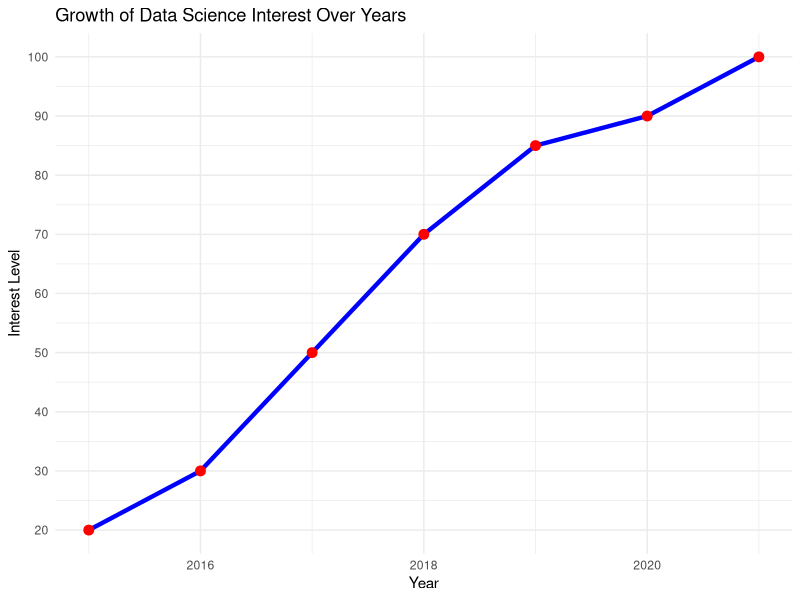
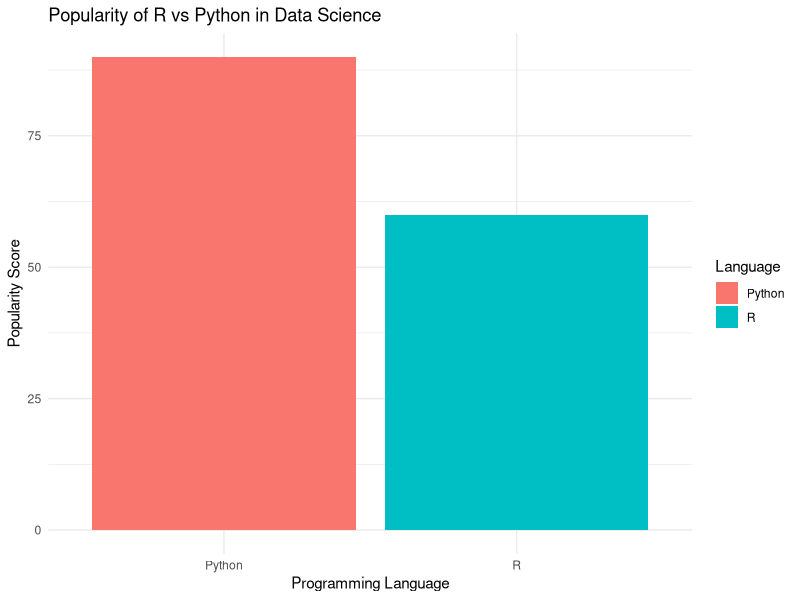

Write the R code that produced these figures, in order.
## ---- chunk 1
library(ggplot2)

# Create a data frame with hypothetical data
data <- data.frame(
  Year = 2015:2021,  # Adjusted to match the length of Interest
  Interest = c(20, 30, 50, 70, 85, 90, 100)  # Hypothetical interest levels
)

# Create the line chart
ggplot(data, aes(x = Year, y = Interest)) +
  geom_line(color = "blue", size = 1.5) +
  geom_point(color = "red", size = 3) +
  labs(title = "Growth of Data Science Interest Over Years",
       x = "Year",
       y = "Interest Level") +
  theme_minimal() +
  scale_y_continuous(breaks = seq(0, 100, 10))
## ---- chunk 2
library(ggplot2)

# Create a data frame with hypothetical data
data <- data.frame(
  Language = c("R", "Python"),
  Popularity = c(60, 90)  # Hypothetical popularity scores
)

# Create the plot
ggplot(data, aes(x = Language, y = Popularity, fill = Language)) +
  geom_bar(stat = "identity") +
  labs(title = "Popularity of R vs Python in Data Science",
       x = "Programming Language",
       y = "Popularity Score") +
  theme_minimal()
